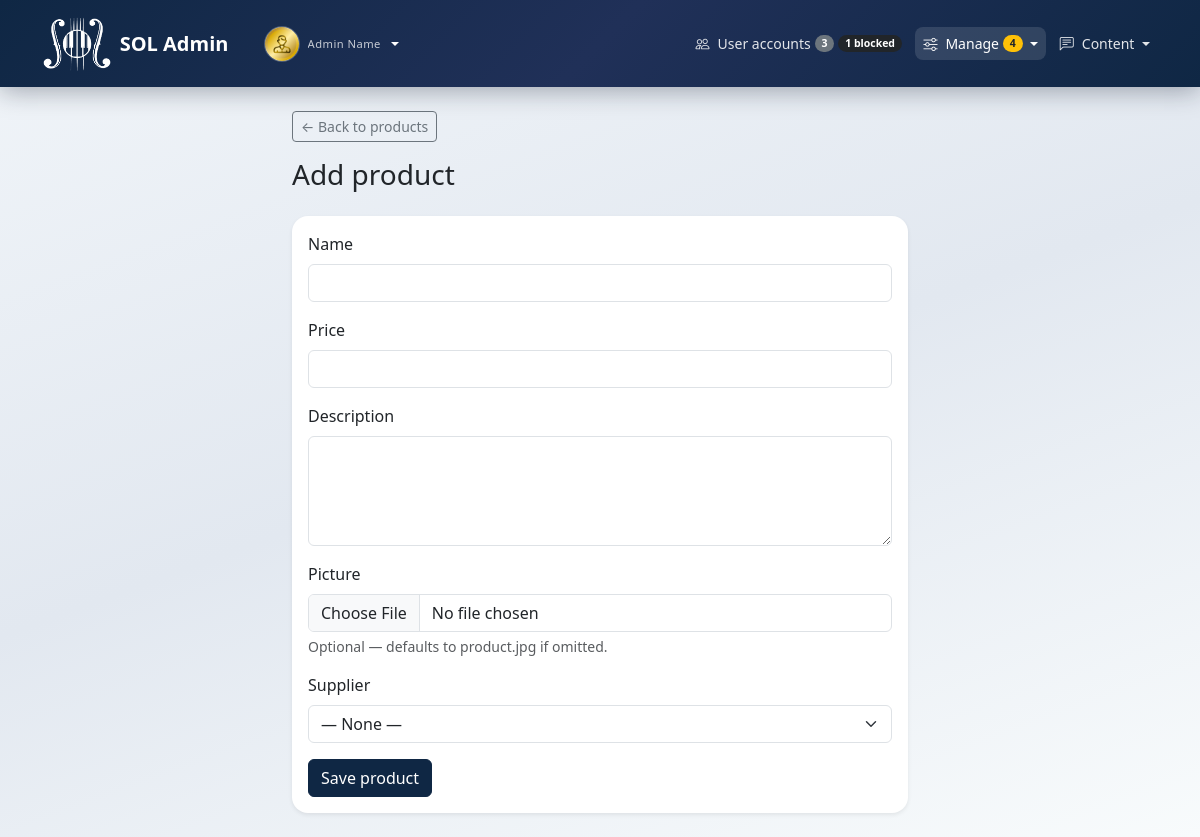
The page /products/create.php (signed in) on the database its author committed.
### tables this page shows
CREATE TABLE IF NOT EXISTS `users` (
  `id` int(11) NOT NULL AUTO_INCREMENT,
  `first_name` varchar(255) NOT NULL,
  `last_name` varchar(255) NOT NULL,
  `pass` varchar(255) NOT NULL,
  `email` varchar(255) NOT NULL,
  `dob` date DEFAULT NULL,
  `picture` varchar(255) DEFAULT 'avatar.png',
  `status` varchar(10) NOT NULL DEFAULT 'user',
  `account_blocked` tinyint(1) NOT NULL DEFAULT 0,
  PRIMARY KEY (`id`),
  UNIQUE KEY `uk_users_email` (`email`)
);

### includes/app.php (called while the page is built, shortened)
<?php
require_once SOL_ROOT . "/db_connect.php";
function sol_base(): string
{
    static $base = null;
    if ($base !== null) {
        return $base;
    }
    $rootReal = realpath(SOL_ROOT);
    $dir = realpath(dirname($_SERVER["SCRIPT_FILENAME"]));
    $base = "";
    while ($dir !== $rootReal && str_starts_with($dir, $rootReal)) {
        $base .= "../";
        $parent = dirname($dir);
        $dir = $parent;
    }
    return $base;
}
function sol_url(string $path): string
{
    return sol_base() . ltrim($path, "/");
}
function sol_ensure_session_carts(mysqli $db): void
{
    $rentNotesMax = sol_rent_delivery_notes_max_len($db);
    if (!isset($_SESSION["cart"]) || isset($_SESSION["_cart_migrated"])) {
        return;
    }
}
function sol_admin_nav_counts(mysqli $db): array
{
    $out = [
        "pending_rentals" => 0,
        "unread_messages" => 0,
        "pending_orders" => 0,
        "blocked_users" => 0,
        "users_total" => 0,
        "products" => 0,
        "suppliers" => 0,
        "instruments_active" => 0,
        "instruments_inactive" => 0,
        "categories" => 0,
        "faq_entries" => 0,
    ];
    $scalar = static function (mysqli $mysqli, string $sql): int {
        $r = $mysqli->query($sql);
        if ($r && ($row = $r->fetch_assoc())) {
            return (int)($row["c"] ?? 0);
        }
        return 0;
    };
    $out["users_total"] = $scalar($db, "SELECT COUNT(*) AS c FROM users");
    if (sol_db_column_exists($db, "users", "account_blocked")) {
        $out["blocked_users"] = $scalar(
            $db,
            "SELECT COUNT(*) AS c FROM users WHERE COALESCE(account_blocked,0) = 1 AND LOWER(TRIM(COALESCE(status,''))) <> 'adm'"
        );
    }
    if (sol_db_table_exists($db, "rental_requests")) {
        $out["pending_rentals"] = $scalar($db, "SELECT COUNT(*) AS c FROM rental_requests WHERE status = 'pending'");
    }
    if (sol_db_table_exists($db, "contact_messages")) {
        $out["unread_messages"] = $scalar($db, "SELECT COUNT(*) AS c FROM contact_messages WHERE is_read = 0");
    }
    if (sol_db_table_exists($db, "orders")) {
        $out["pending_orders"] = $scalar($db, "SELECT COUNT(*) AS c FROM orders WHERE status = 'pending'");
    }
    if (sol_db_table_exists($db, "products")) {
        $out["products"] = $scalar($db, "SELECT COUNT(*) AS c FROM products");
    }
    if (sol_db_table_exists($db, "suppliers")) {
        $out["suppliers"] = $scalar($db, "SELECT COUNT(*) AS c FROM suppliers");
    }
    if (sol_db_table_exists($db, "instruments")) {
        $out["instruments_active"] = $scalar($db, "SELECT COUNT(*) AS c FROM instruments WHERE is_active = 1");
        $out["instruments_inactive"] = $scalar($db, "SELECT COUNT(*) AS c FROM instruments WHERE is_active = 0");
    }
    if (sol_db_table_exists($db, "categories")) {
        $out["categories"] = $scalar($db, "SELECT COUNT(*) AS c FROM categories");
    }
    if (sol_db_table_exists($db, "faq")) {
        $out["faq_entries"] = $scalar($db, "SELECT COUNT(*) AS c FROM faq");
    }
    return $out;
}
function sol_current_uid(): int
{
    if (isset($_SESSION["uid"])) {
        return (int)$_SESSION["uid"];
    }
    return 0;
}
function sol_db_table_exists(mysqli $db, string $table): bool
{
    static $cache = [];
    $st = $db->prepare(
        "SELECT 1 FROM INFORMATION_SCHEMA.TABLES WHERE TABLE_SCHEMA = DATABASE() AND TABLE_NAME = ? LIMIT 1"
    );
    $st->bind_param("s", $table);
    $st->execute();
    $cache[$table] = $st->get_result()->num_rows > 0;
    return $cache[$table];
}
function sol_db_column_exists(mysqli $db, string $table, string $column): bool
{
    static $cache = [];
    $key = $table . "." . $column;
    if (array_key_exists($key, $cache)) {
        return $cache[$key];
    }
    $st = $db->prepare(
        "SELECT 1 FROM INFORMATION_SCHEMA.COLUMNS
         WHERE TABLE_SCHEMA = DATABASE() AND TABLE_NAME = ? AND COLUMN_NAME = ? LIMIT 1"
    );
    $st->bind_param("ss", $table, $column);
    $st->execute();
    $cache[$key] = $st->get_result()->num_rows > 0;
    return $cache[$key];
}
sol_ensure_session_carts($connect);

### includes/intl_address.php (called while the page is built, shortened)
<?php
function sol_rent_delivery_notes_max_len(mysqli $db): int
{
    if (!sol_db_column_exists($db, "rental_requests", "delivery_notes")) {
        return 500;
    }
    $st = $db->prepare(
        "SELECT CHARACTER_MAXIMUM_LENGTH AS m, DATA_TYPE AS t FROM INFORMATION_SCHEMA.COLUMNS
         WHERE TABLE_SCHEMA = DATABASE() AND TABLE_NAME = 'rental_requests' AND COLUMN_NAME = 'delivery_notes' LIMIT 1"
    );
    $st->execute();
    $row = $st->get_result()->fetch_assoc();
    $m = isset($row["m"]) ? (int)$row["m"] : 0;
    if ($m > 0) {
        return min($m, 8000);
    }
    return 500;
}

### products/create.php (the view, shortened to what this page needs)
<?php
require_once __DIR__ . "/../includes/app.php";
$name = "";
$price = "";
$description = "";
$nav_role = "admin";
$active_nav = "admin_catalog";
require_once __DIR__ . "/../includes/layout_top.php";
?>
<div class="container py-4" style="max-width: 640px;">
    <a href="<?= htmlspecialchars(sol_url("products/index.php"), ENT_QUOTES, "UTF-8") ?>" class="btn btn-outline-secondary btn-sm mb-3">← Back to products</a>
    <h1 class="h3 mb-4">Add product</h1>
    <form method="post" enctype="multipart/form-data" class="card border-0 shadow-sm sol-card-shell">
        <div class="card-body">
            <div class="mb-3">
                <label for="name" class="form-label">Name</label>
                <input type="text" class="form-control" id="name" name="name" required value="<?= htmlspecialchars($name, ENT_QUOTES, "UTF-8") ?>">
            </div>
            <div class="mb-3">
                <label for="price" class="form-label">Price</label>
                <input type="number" class="form-control" id="price" name="price" step="0.01" min="0" required value="<?= htmlspecialchars($price, ENT_QUOTES, "UTF-8") ?>">
            </div>
            <div class="mb-3">
                <label for="description" class="form-label">Description</label>
                <textarea class="form-control" id="description" name="description" rows="4"><?= htmlspecialchars($description, ENT_QUOTES, "UTF-8") ?></textarea>
            </div>
            <div class="mb-3">
                <label for="picture" class="form-label">Picture</label>
                <input type="file" class="form-control" id="picture" name="picture" accept="image/*">
                <div class="form-text">Optional — defaults to product.jpg if omitted.</div>
            </div>
            <div class="mb-3">
                <label for="supplier" class="form-label">Supplier</label>
                <select class="form-select" id="supplier" name="supplier">
                    <option value="">— None —</option>
                </select>
            </div>
            <button type="submit" name="create_product" class="btn btn-primary">Save product</button>
        </div>
    </form>
</div>
<?php require_once __DIR__ . "/../includes/layout_bottom.php";

### includes/partials/navbar.php (shortened to what this page needs)
<?php
$homeUrl = sol_url("index.php");
$isGuest = $nav_role === "guest";
$isAuth = $nav_role === "auth";
$isUser = $nav_role === "user";
$isAdmin = $nav_role === "admin";
$brandHref = $isAdmin ? sol_url("admin/dashboard.php") : ($isGuest ? $homeUrl : sol_url("account/home.php"));
$brandLabel = $isAdmin ? "SOL Admin" : "SOL";
$collapseId = "solNavCollapse";
if ($isAdmin) {
    $adminManageAttention = (int)$adminNavCounts["pending_rentals"] + (int)$adminNavCounts["pending_orders"];
}
?>
<nav class="navbar navbar-expand-lg sol-navbar py-3" data-bs-theme="dark">
    <div class="container" style="max-width: 1140px;">
        <?php if ($isGuest || $isAuth): ?>
        <a class="navbar-brand d-flex align-items-center gap-2 gap-md-3 text-white text-decoration-none mb-0" href="<?= htmlspecialchars($brandHref, ENT_QUOTES, "UTF-8") ?>">
            <img src="<?= htmlspecialchars(sol_url("info/sol-logo.png"), ENT_QUOTES, "UTF-8") ?>" alt="SOL" class="sol-navbar-logo flex-shrink-0">
            <span class="d-flex flex-column lh-1">
                <span class="fw-semibold"><?= htmlspecialchars($brandLabel, ENT_QUOTES, "UTF-8") ?></span>
            </span>
        </a>
        <?php else: ?>
        <div class="d-flex align-items-center gap-2 gap-md-3 me-2 me-lg-3 flex-shrink-1 min-w-0 sol-navbar-brand-cluster">
            <a class="navbar-brand d-flex align-items-center gap-2 text-white text-decoration-none mb-0 py-0" href="<?= htmlspecialchars($brandHref, ENT_QUOTES, "UTF-8") ?>">
                <img src="<?= htmlspecialchars(sol_url("info/sol-logo.png"), ENT_QUOTES, "UTF-8") ?>" alt="SOL" class="sol-navbar-logo flex-shrink-0">
                <span class="fw-semibold d-none d-sm-inline"><?= htmlspecialchars($brandLabel, ENT_QUOTES, "UTF-8") ?></span>
            </a>
            <div class="dropdown">
                <a class="sol-navbar-user-toggle d-flex align-items-center gap-2 text-white text-decoration-none dropdown-toggle <?= ($isUser && $active_nav === "profile") ? "active" : "" ?>"
                   href="#" id="solNavbarUserMenu" role="button" data-bs-toggle="dropdown" data-bs-auto-close="true" aria-expanded="false" aria-label="Account menu">
                    <img src="<?= htmlspecialchars(sol_url("pictures/" . $userPictureNav), ENT_QUOTES, "UTF-8") ?>"
                         width="36" height="36" alt=""
                         class="rounded-circle border border-light border-opacity-25 object-fit-cover flex-shrink-0">
                    <span class="d-flex flex-column lh-1 text-start min-w-0 d-none d-sm-flex">
                        <span class="sol-brand-sub text-truncate" style="max-width: 9.5rem"><?= htmlspecialchars($displayNameNav, ENT_QUOTES, "UTF-8") ?></span>
                    </span>
                </a>
            </div>
        </div>
        <?php endif; ?>
        <div class="collapse navbar-collapse" id="<?= $collapseId ?>">
            <ul class="navbar-nav ms-auto align-items-lg-center sol-nav-toolbar flex-wrap mt-3 mt-lg-0">
                <?php if ($isGuest): ?>
                    <li class="nav-item dropdown">
                        <a class="nav-link nav-link-custom dropdown-toggle <?= ($active_nav === "faq" || $active_nav === "contact") ? "active" : "" ?>" href="#" role="button" data-bs-toggle="dropdown"><i class="bi bi-life-preserver me-1"></i> Help</a>
                        <ul class="dropdown-menu dropdown-menu-dark dropdown-menu-end">
                            <li><a class="dropdown-item" href="<?= htmlspecialchars(sol_url("faq.php"), ENT_QUOTES, "UTF-8") ?>">FAQ</a></li>
                            <li><a class="dropdown-item" href="<?= htmlspecialchars(sol_url("contact.php"), ENT_QUOTES, "UTF-8") ?>">Contact</a></li>
                        </ul>
                    </li>
                    <li class="nav-item ms-lg-2"><a class="btn btn-light btn-sm rounded-pill px-3" href="<?= htmlspecialchars(sol_url("register.php"), ENT_QUOTES, "UTF-8") ?>"><i class="bi bi-person-plus me-1"></i> Register</a></li>
                    <li class="nav-item ms-lg-1"><a class="btn btn-outline-light btn-sm rounded-pill px-3" href="<?= htmlspecialchars(sol_url("login.php"), ENT_QUOTES, "UTF-8") ?>"><i class="bi bi-box-arrow-in-right me-1"></i> Log in</a></li>
                <?php elseif ($isAdmin): ?>
                    <li class="nav-item">
                        <a class="nav-link nav-link-custom d-flex align-items-center flex-wrap gap-1 <?= $active_nav === "users_admin" ? "active" : "" ?>" href="<?= htmlspecialchars(sol_url("admin/users_admin.php"), ENT_QUOTES, "UTF-8") ?>"><i class="bi bi-people me-1"></i><span>User accounts</span><span class="badge bg-secondary rounded-pill"><?= (int)$adminNavCounts["users_total"] ?></span><?php if ((int)$adminNavCounts["blocked_users"] > 0): ?><span class="badge bg-dark rounded-pill" title="Suspended accounts"><?= (int)$adminNavCounts["blocked_users"] ?> blocked</span><?php endif; ?></a>
                    </li>
                    <li class="nav-item dropdown">
                        <a class="nav-link nav-link-custom dropdown-toggle d-inline-flex align-items-center flex-wrap gap-1 <?= $active_nav === "rentals_admin" || $active_nav === "shop_orders_admin" || $active_nav === "instruments_admin" || $active_nav === "categories_admin" || str_starts_with($active_nav, "admin_catalog") ? "active" : "" ?>" href="#" role="button" data-bs-toggle="dropdown"><i class="bi bi-sliders me-1"></i> Manage<?php if ($adminManageAttention > 0): ?><span class="badge bg-warning text-dark rounded-pill"><?= (int)$adminManageAttention ?></span><?php endif; ?></a>
                    </li>
                    <li class="nav-item dropdown">
                        <a class="nav-link nav-link-custom dropdown-toggle d-inline-flex align-items-center flex-wrap gap-1 <?= $active_nav === "faq_admin" || $active_nav === "contact_messages" ? "active" : "" ?>" href="#" role="button" data-bs-toggle="dropdown"><i class="bi bi-chat-left-text me-1"></i> Content</a>
                    </li>
                <?php endif; ?>
            </ul>
        </div>
    </div>
</nav>

### assets/css/main.css (style rules this page uses)
:root { --sol-nav-bg: linear-gradient(135deg, #0f2744 0%, #203058 50%, #0f2744 100%); --sol-card-border: rgba(15, 23, 42, 0.08); --sol-page-bg: linear-gradient(160deg, #f1f5f9 0%, #e2e8f0 50%, #f8fbfc 100%); --sol-navy: #0f2744; --sol-navy-hover: #16365c; --sol-navy-active: #0a1a2e; --sol-swal-cancel: #64748b; --bs-primary: var(--sol-navy); --bs-primary-rgb: 15, 39, 68; --bs-link-color: var(--sol-navy); --bs-link-hover-color: var(--sol-navy-active); --bs-focus-ring-color: rgba(15, 39, 68, 0.28); }
.btn-primary { --bs-btn-color: #fff; --bs-btn-bg: var(--sol-navy); --bs-btn-border-color: var(--sol-navy); --bs-btn-hover-color: #fff; --bs-btn-hover-bg: var(--sol-navy-hover); --bs-btn-hover-border-color: var(--sol-navy-hover); --bs-btn-active-color: #fff; --bs-btn-active-bg: var(--sol-navy-active); --bs-btn-active-border-color: var(--sol-navy-active); --bs-btn-disabled-color: #fff; --bs-btn-disabled-bg: var(--sol-navy); --bs-btn-disabled-border-color: var(--sol-navy); }
body.sol-body { background: var(--sol-page-bg); min-height: 100vh; }
.sol-navbar { background: var(--sol-nav-bg); box-shadow: 0 4px 24px rgba(15, 23, 42, 0.35); }
.sol-navbar .nav-link-custom { color: rgba(255, 255, 255, 0.88) !important; border-radius: 0.5rem; padding: 0.4rem 0.85rem; font-weight: 500; font-size: 0.9rem; transition: background 0.15s, color 0.15s; }
.sol-navbar .nav-link-custom:hover, .sol-navbar .nav-link-custom.active { background: rgba(255, 255, 255, 0.12); color: #fff !important; }
.sol-navbar .sol-nav-toolbar { gap: 0.15rem; }
@media (min-width: 992px) { .sol-navbar .sol-nav-toolbar { gap: 0.35rem; } }
@media (min-width: 992px) { .sol-navbar .nav-link-custom { padding: 0.35rem 0.55rem; font-size: 0.875rem; } }
.sol-brand-sub { font-size: 0.7rem; opacity: 0.75; letter-spacing: 0.04em; }
.sol-navbar-logo { height: 55px; width: auto; max-width: min(140px, 38vw); object-fit: contain; object-position: left center; }
.sol-navbar-brand-cluster { min-width: 0; }
.sol-navbar-user-toggle { border-radius: 0.5rem; padding: 0.2rem 0.35rem 0.2rem 0.2rem; border: 0; align-items: center !important; }
.sol-navbar-user-toggle::after { margin-inline-start: 0.15rem; margin-top: 0; vertical-align: middle; }
.sol-card-shell { border: 1px solid var(--sol-card-border); border-radius: 1rem; }

### rows shown on the page
users: picture (picture), displayNameNav "Admin Name"

### other values the page prints
$brandLabel "SOL Admin"
$adminNavCounts["users_total"] "3"
$adminNavCounts["blocked_users"] "1"
$adminManageAttention "4"
